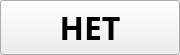
<?xml version="1.0" encoding="UTF-8"?>
<ui version="4.0">
 <class>Form</class>
 <widget class="QWidget" name="Form">
  <property name="geometry">
   <rect>
    <x>0</x>
    <y>0</y>
    <width>180</width>
    <height>55</height>
   </rect>
  </property>
  <property name="sizePolicy">
   <sizepolicy hsizetype="Fixed" vsizetype="Fixed">
    <horstretch>0</horstretch>
    <verstretch>0</verstretch>
   </sizepolicy>
  </property>
  <property name="minimumSize">
   <size>
    <width>180</width>
    <height>55</height>
   </size>
  </property>
  <property name="maximumSize">
   <size>
    <width>180</width>
    <height>55</height>
   </size>
  </property>
  <property name="windowTitle">
   <string>Form</string>
  </property>
  <layout class="QGridLayout" name="gridLayout">
   <property name="leftMargin">
    <number>0</number>
   </property>
   <property name="topMargin">
    <number>0</number>
   </property>
   <property name="rightMargin">
    <number>0</number>
   </property>
   <property name="bottomMargin">
    <number>0</number>
   </property>
   <property name="spacing">
    <number>0</number>
   </property>
   <item row="0" column="0">
    <widget class="QPushButton" name="pushButton_no">
     <property name="sizePolicy">
      <sizepolicy hsizetype="Fixed" vsizetype="Fixed">
       <horstretch>0</horstretch>
       <verstretch>0</verstretch>
      </sizepolicy>
     </property>
     <property name="minimumSize">
      <size>
       <width>180</width>
       <height>55</height>
      </size>
     </property>
     <property name="maximumSize">
      <size>
       <width>180</width>
       <height>55</height>
      </size>
     </property>
     <property name="font">
      <font>
       <family>Segoe UI Variable Display Semib</family>
       <pointsize>24</pointsize>
       <weight>75</weight>
       <bold>true</bold>
      </font>
     </property>
     <property name="text">
      <string>НЕТ</string>
     </property>
    </widget>
   </item>
  </layout>
 </widget>
 <resources/>
 <connections/>
</ui>
